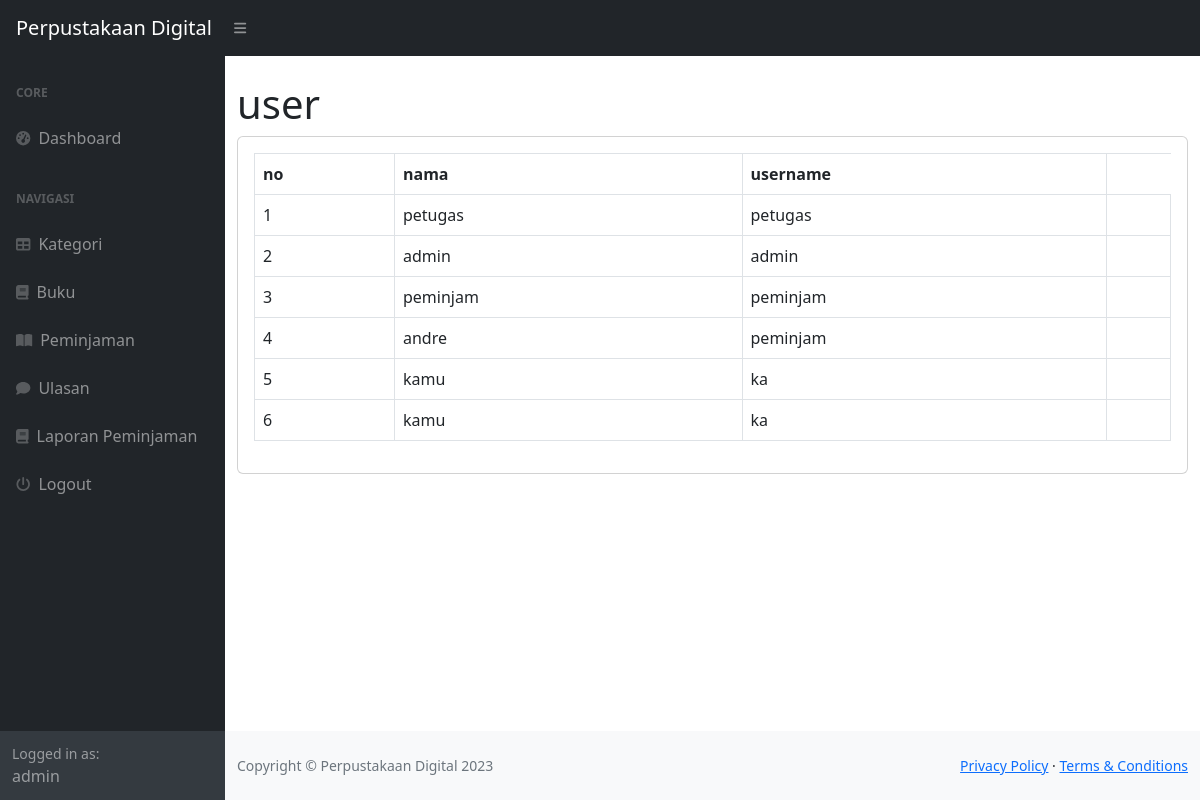
The app's page /index.php?page=user (signed in) with its own data.
### tables this page shows
CREATE TABLE `user` (
  `user_id` int(11) NOT NULL,
  `nama` varchar(255) NOT NULL,
  `username` varchar(255) NOT NULL,
  `password` varchar(255) NOT NULL,
  `email` varchar(255) NOT NULL,
  `alamat` text NOT NULL,
  `no_telepon` varchar(255) NOT NULL,
  `level` enum('petugas','peminjam','admin') NOT NULL
);

### user.php (the view, shortened to what this page needs)
<h1 class="mt-4">user</h1>
<div class="card">
    <div class="card-body">
        <div class="row">
            <div class="col-md-12">
                <table class="table table-bordered" id="dataTable" width="100" cellspacing="0">
                    <tr>
                        <th>no</th>
                        <th>nama</th>
                        <th>username</th>
                    </tr>
                    <?php
                    $i = 1;
                        $query = mysqli_query($koneksi, "SELECT*FROM user");
                        while($data = mysqli_fetch_array($query)){
                            ?>
                    <tr>
                        <td><?php echo $i++; ?></td>
                        <td><?php echo $data['nama']; ?></td>
                        <td><?php echo $data['username']; ?></td>
                        <td>
                        </td>
                    </tr>
                    <?php
                        }
                ?>
                </table>
            </div>
        </div>
    </div>
</div>

### index.php (shortened to what this page needs)
<!DOCTYPE html>
<html lang="en">
<head>
    <link href="https://cdn.jsdelivr.net/npm/simple-datatables@7.1.2/dist/style.min.css" rel="stylesheet" />
    <link href="css/styles.css" rel="stylesheet" />
</head>
<body class="sb-nav-fixed">
    <nav class="sb-topnav navbar navbar-expand navbar-dark bg-dark">
        <a class="navbar-brand ps-3" href="?">Perpustakaan Digital</a>
        <button class="btn btn-link btn-sm order-1 order-lg-0 me-4 me-lg-0" id="sidebarToggle" href="#!"><i
                class="fas fa-bars"></i></button>
    </nav>
    <div id="layoutSidenav">
        <div id="layoutSidenav_nav">
            <nav class="sb-sidenav accordion sb-sidenav-dark" id="sidenavAccordion">
                <div class="sb-sidenav-menu">
                    <div class="nav">
                        <div class="sb-sidenav-menu-heading">Core</div>
                        <a class="nav-link" href="index.php">
                            <div class="sb-nav-link-icon"><i class="fas fa-tachometer-alt"></i></div>
                            Dashboard
                        </a>
                        <div class="sb-sidenav-menu-heading">Navigasi</div>
                        <?php
                                if($_SESSION['user']['level'] !='peminjam'){
                            ?>
                        <a class="nav-link" href="?page=kategori">
                            <div class="sb-nav-link-icon"><i class="fas fa-table"></i></div>
                            Kategori
                        </a>
                        <?php
                                }
                                 ?>
                        <a class="nav-link" href="?page=buku">
                            <div class="sb-nav-link-icon"><i class="fas fa-book"></i></div>
                            Buku
                        </a>
                        <?php
                                if($_SESSION['user']['level']){
                        ?>
                        <a class="nav-link" href="?page=peminjaman">
                            <div class="sb-nav-link-icon"><i class="fas fa-book-open"></i></div>
                            Peminjaman
                        </a>
                        <?php
                                }
                                 ?>
                        <a class="nav-link" href="?page=ulasan">
                            <div class="sb-nav-link-icon"><i class="fas fa-comment"></i></div>
                            Ulasan
                        </a>
                        <?php
                                if($_SESSION['user']['level'] !='peminjam'){
                            ?>
                        <a class="nav-link" href="?page=laporan">
                            <div class="sb-nav-link-icon"><i class="fas fa-book"></i></div>
                            Laporan Peminjaman
                        </a>
                        <?php
                                }
                                ?>
                        <a class="nav-link" href="logout.php">
                            <div class="sb-nav-link-icon"><i class="fa fa-power-off"></i></div>
                            Logout
                        </a>
                    </div>
                </div>
                <div class="sb-sidenav-footer">
                    <div class="small">Logged in as:</div>
                    <?php echo $_SESSION['user']['nama']; ?>
                </div>
            </nav>
        </div>
        <div id="layoutSidenav_content">
            <main>
                <div class="container-fluid">
                    <?php
                            $page = isset($_GET['page']) ? $_GET['page'] : 'home';
                            if(file_exists($page . '.php')){
                                include $page . '.php';
                            }else{
                                include '404.php';
                            }
                        ?>
                </div>
            </main>
            <footer class="py-4 bg-light mt-auto">
                <div class="container-fluid">
                    <div class="d-flex align-items-center justify-content-between small">
                        <div class="text-muted">Copyright &copy; Perpustakaan Digital 2023</div>
                        <div>
                            <a href="#">Privacy Policy</a>
                            &middot;
                            <a href="#">Terms &amp; Conditions</a>
                        </div>
                    </div>
                </div>
            </footer>
        </div>
    </div>
</body>
</html>

### records on screen
user: nama "petugas", username "petugas"
user: nama "admin", username "admin"
user: nama "peminjam", username "peminjam"
user: nama "andre", username "peminjam"
user: nama "kamu", username "ka"
user: nama "kamu", username "ka"

### other values on screen
$_SESSION['user']['nama'] "admin"
